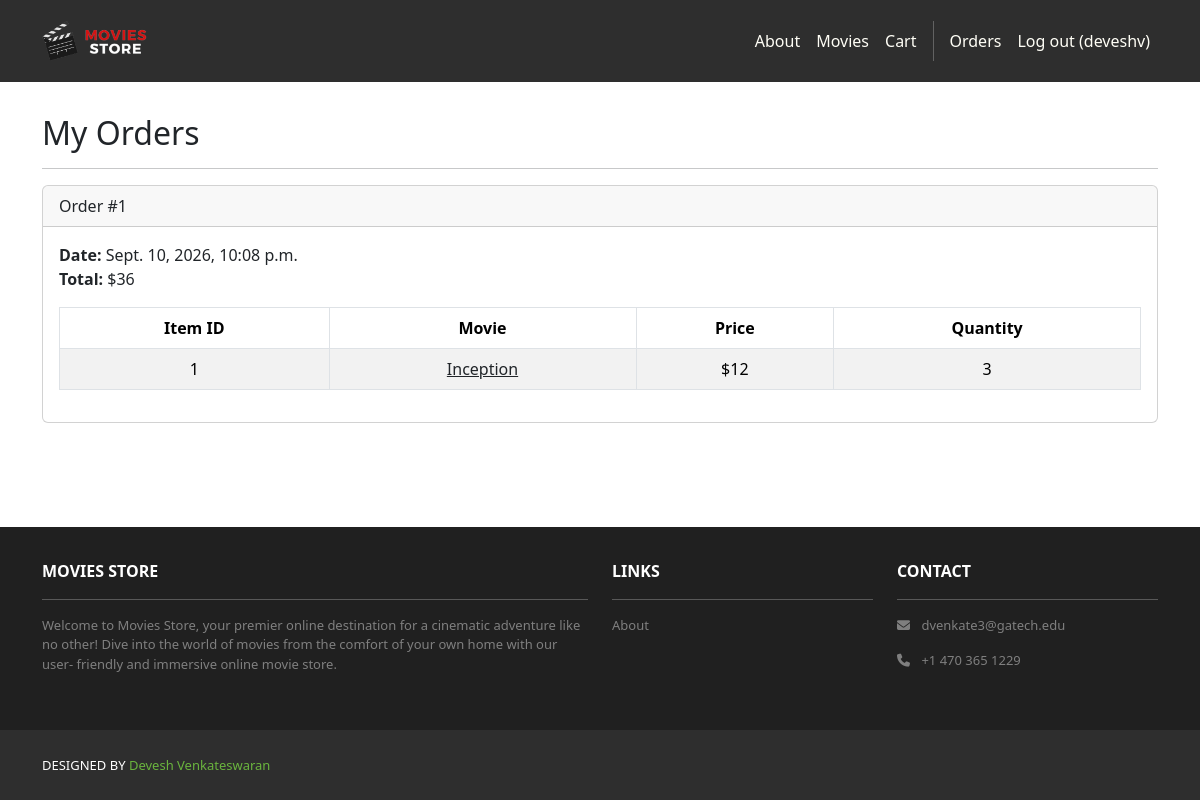
/accounts/orders/ (signed in), run on an earlier commit of the app's database.
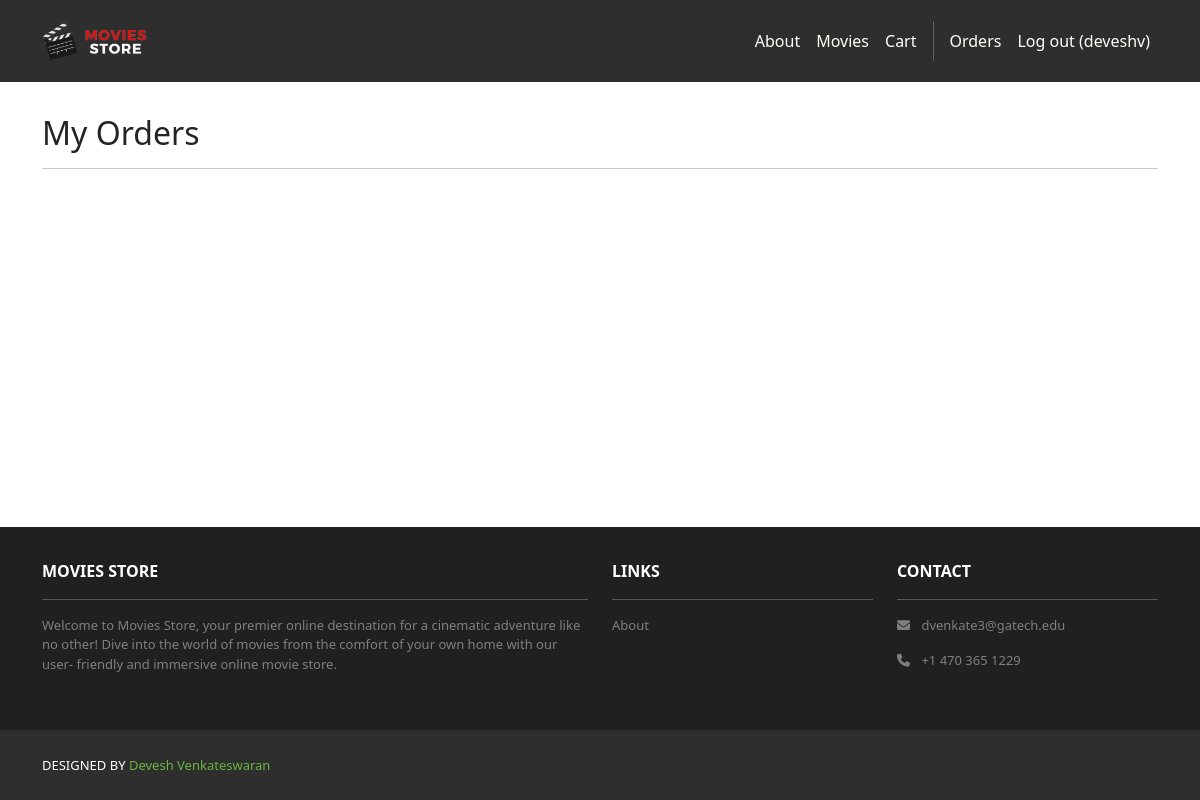
And on a later commit of the database.
### cart/models.py (models this page shows, shortened)
class Order(models.Model):
    id = models.AutoField(primary_key=True)
    total = models.IntegerField()
    date = models.DateTimeField(auto_now_add=True)
    user = models.ForeignKey(User, on_delete=models.CASCADE)

class Item(models.Model):
    id = models.AutoField(primary_key=True)
    price = models.IntegerField()
    quantity = models.IntegerField()
    order = models.ForeignKey(Order, on_delete=models.CASCADE)
    movie = models.ForeignKey(Movie, on_delete=models.CASCADE)

### movies/models.py (models this page shows, shortened)
class Movie(models.Model):
    id = models.AutoField(primary_key=True)
    name = models.CharField(max_length=255)
    price = models.IntegerField()
    description = models.TextField()
    image = models.ImageField(upload_to='movie_images/')

### accounts/views.py (the view)
# urls.py: path("orders/", views.orders, name="accounts.orders"),
@login_required
def orders(request):
    template_data = {}
    template_data['title'] = 'Orders'
    template_data['orders'] = request.user.order_set.all()
    return render(request, 'accounts/orders.html',
        {'template_data': template_data})

### accounts/templates/accounts/orders.html
{% extends 'base.html' %}
{% block content %}
<div class="p-3">
  <div class="container">
    <div class="row mt-3">
      <div class="col mx-auto mb-3">
        <h2>My Orders</h2>
        <hr />
        {% for order in template_data.orders %}
        <div class="card mb-4">
          <div class="card-header">
            Order #{{ order.id }}
          </div>
          <div class="card-body">
            <b>Date:</b> {{ order.date }}<br />
            <b>Total:</b> ${{ order.total }}<br />
            <table class="table table-bordered
              table-striped text-center mt-3">
              <thead>
                <tr>
                  <th scope="col">Item ID</th>
                  <th scope="col">Movie</th>
                  <th scope="col">Price</th>
                  <th scope="col">Quantity</th>
                </tr>
              </thead>
              <tbody>
                {% for item in order.item_set.all %}
                <tr>
                  <td>{{ item.movie.id }}</td>
                  <td>
                    <a class="link-dark"
                      href="{% url 'movies.show'
                      id=item.movie.id %}">
                      {{ item.movie.name }}
                    </a>
                  </td>
                  <td>${{ item.movie.price }}</td>
                  <td>{{ item.quantity }}</td>
                </tr>
                {% endfor %}
              </tbody>
            </table>
          </div>
        </div>
        {% endfor %}
      </div>
    </div>
  </div>
</div>
{% endblock content %}

### moviesstore/templates/base.html (shortened to what this page needs)
<!DOCTYPE html>
<html>
  {% load static %}
  <head>
    <link href="https://cdn.jsdelivr.net/npm/bootstrap@5.3.3/dist/css/bootstrap.min.css" rel="stylesheet">
    <link rel="stylesheet"  href="https://cdnjs.cloudflare.com/ajax/libs/font-awesome/6.1.1/css/all.min.css">
    <link rel="stylesheet" type="text/css" href="{% static 'css/style.css' %}">
  </head>
  <body class="d-flex min-vh-100 flex-column">
     <nav class="p-3 navbar navbar-dark bg-dark navbar-expand-lg">
      <div class="container">
        <a class="navbar-brand"
           href="{% url 'home.index' %}">
          <img src="{% static 'img/logo.png' %}" alt="logo"
               height="40" />
        </a>
        <div class="collapse navbar-collapse"
             id="navbarNavAltMarkup">
          <div class="navbar-nav ms-auto navbar-ml">
            <a class="nav-link"
               href="{% url 'home.about' %}">About</a>
            <a class="nav-link" href="{% url 'movies.index' %}">Movies</a>
            <a class="nav-link"
              href="{% url 'cart.index' %}">Cart</a>
            {% if user.is_authenticated %}
            <a class="nav-link"
              href="{% url 'accounts.orders' %}">Orders
            </a>
            <a class="nav-link"
              href="{% url 'accounts.logout' %}">Log out ({{ user.username }})</a>
            {% else %}
            <a class="nav-link" href="{% url 'accounts.login' %}">Login</a>
            <a class="nav-link"
              href="{% url 'accounts.signup' %}">
              Sign Up
            </a>
            {% endif %}
          </div>
        </div>
      </div>
    </nav>
    <div>
      {% block content %}
      {% endblock content %}
    </div>
    <footer class="mt-auto">
     <section class="p-3 ms-footer d-none d-md-block">
      <div class="container">
        <div class="row mt-3 text-white">
          <div class="col-md-6 col-lg-6 col-xl-6 mx-auto mb-4">
            <b>MOVIES STORE</b>
            <hr />
            <p>
              Welcome to Movies Store, your premier online
              destination for a cinematic adventure like no
              other! Dive into the world of movies from the
              comfort of your own home with our user-
              friendly and immersive online movie store.
            </p>
          </div>
          <div class="col-md-3 col-lg-3 col-xl-3 mx-auto mb-4">
            <b>LINKS</b>
            <hr />
            <p><a class="nav-link"
              href="{% url 'home.about' %}">
              About
            </a></p>
          </div>
          <div class="col-md-3 col-lg-3 col-xl-3 mx-auto mb-4">
            <b>CONTACT</b>
            <hr />
            <p><i class="fas fa-envelope me-2"></i>
              dvenkate3@gatech.edu
            </p>
            <p><i class="fas fa-phone me-2"></i>
              +1 470 365 1229
            </p>
          </div>
        </div>
      </div>
    </section>
    <section class="p-3 ms-footer-bottom bg-dark">
      <div class="container d-flex justify-content-between">
        <div class="me-5 text-white">
          <span>DESIGNED BY
            <a href="https://www.google.com/"
            target="_blank">Devesh Venkateswaran</a>
          </span>
        </div>
      </div>
    </section>
    </footer>
  </body>
</html>

### moviesstore/static/css/style.css (style rules this page uses)
.navbar a.nav-link { color: #FFFEF6 !important; }
.bg-dark { background-color: #2E2E2E !important; }
.ms-footer { background-color: #202020; }
.ms-footer p { color: #7F7F7F; font-size: 13px; }
.ms-footer-bottom span { font-size: 13px; line-height: 38px; }
.ms-footer-bottom a { color: #6ab43e; text-decoration: none; }

What changed in the data, as far as the page shows it:
removed Order: id "1", date "Sept. 10, 2026, 10:08 p.m.", total "36"
removed Item: movie.id "1", movie.name "Inception", movie.price "12", quantity "3"
